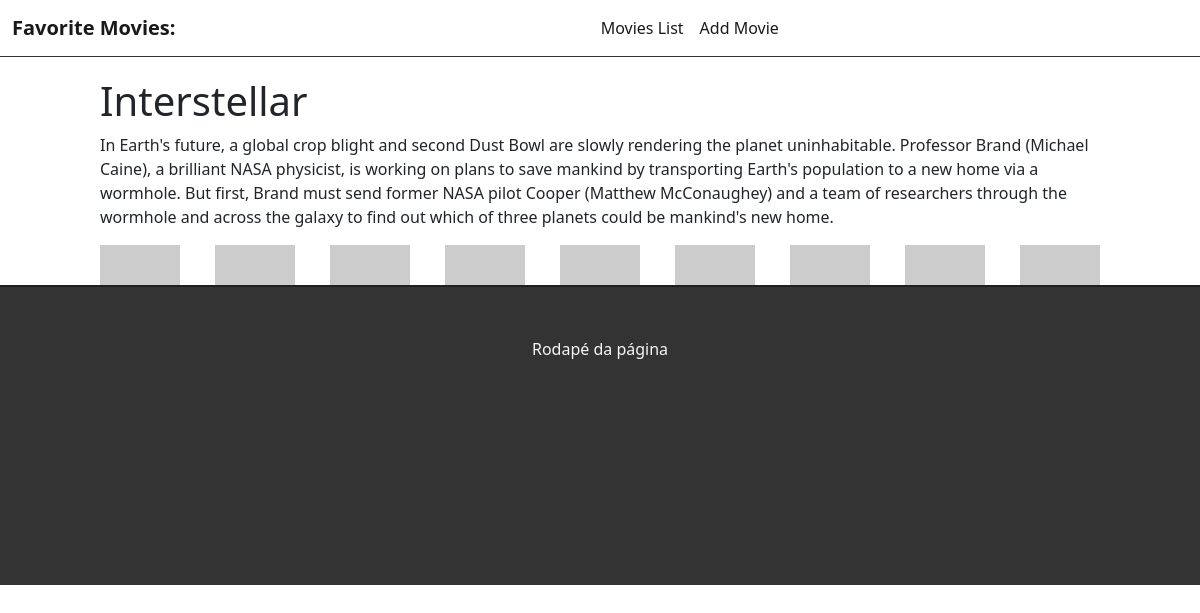
Page /3 on the committed database.
### movieslist/models.py (models this page shows)
class MoviesList(models.Model):
    name = models.TextField()
    resume = models.TextField()
    rank = models.DecimalField(decimal_places=2, max_digits=10)

### movieslist/views.py (the view)
# urls.py: path("<int:id>", views.movieView, name="movie-view"),
def movieView(request, id):
    movie_list = get_object_or_404(MoviesList, pk=id)
    return render(request, 'movies.html', {'movie_list': movie_list})

### movieslist/templates/movies.html (shortened to what this page needs)
{% extends 'base.html' %}
{% block content %}
<div class="offset-1 col-10 list-div">
    <h1>{{movie_list.name}}</h1>
    <p>{{movie_list.resume}}</p>
</div>
{% endblock %}

### movieslist/static/css/styles.css (style rules this page uses)
.list-div { padding: 0; border-bottom: 40px dashed #ccc; }

### rows in the picture
MoviesList: name "Interstellar", resume "In Earth's future, a global crop blight and second Dust Bowl are slowly rendering the planet uninhabitable. Professor Brand (Michael Caine), a brilliant NASA physicist, is working on plans to save mankind by transporting Earth's population to a new home via a wormhole. But first, Brand must send former NASA pilot Cooper (Matthew McConaughey) and a team of researchers through the wormhole and across the galaxy to find out which of three planets could be mankind's new home."
